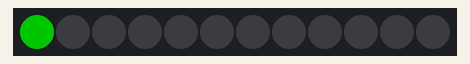
A sketch run on a simulated Arduino Uno, built with avr-gcc and run on an emulated ATmega328P. Shown: 12 RGB LEDs in strip order, left to right. Dim RGB values are drawn brighter than linear.

Above: at 0.05 s.
At 4.99 s:
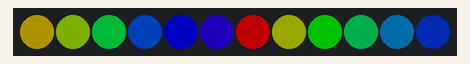
At 9.93 s:
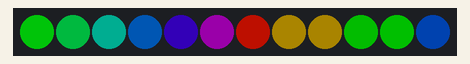
At 19.9 s:
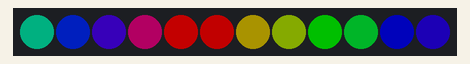
At 29.88 s:
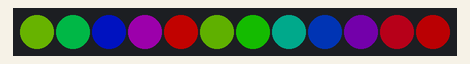
At 39.86 s:
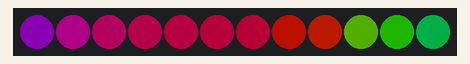

The sketch:

NeoSaverGemmaM0.ino
```cpp
#include <Adafruit_NeoPixel.h>

Adafruit_NeoPixel strip = Adafruit_NeoPixel(12, 1, NEO_GRB + NEO_KHZ800);
byte hue = 0;
byte offset = 4;
byte offset2 = 3;

void setup()
{
  strip.begin();
  strip.setBrightness(96);
  strip.show();
}

void loop()
{
  doTheRainbowDanceRight();
  delay(100);
}

void doTheRainbowDanceLeft()
{
  pushPixelLeft(Wheel(hue));

  hue = (hue + offset) % 0xFF;

  offset = (offset + offset2) % 0x40;
  offset2 = (offset2 + 1) % 0x20;
}

void doTheRainbowDanceRight()
{
  pushPixelRight(Wheel(hue));

  hue = (hue + offset) % 0xFF;

  offset = (offset + offset2) % 0x40;
  offset2 = (offset2 + 1) % 0x20;
}

void pushPixelLeft(uint32_t color)
{
  uint16_t count = strip.numPixels();

  for (uint16_t i = 0; i < count - 1; i++)
  {
    uint32_t c = strip.getPixelColor(i + 1);
    strip.setPixelColor(i, c);
  }

  strip.setPixelColor(count - 1, color);
  strip.show();
}

void pushPixelRight(uint32_t color)
{
  uint16_t count = strip.numPixels();

  for (uint16_t i = 0; i < count - 1; i++)
  {
    int v = count - i - 1;
    uint32_t c = strip.getPixelColor(v - 1);
    strip.setPixelColor(v, c);
  }

  strip.setPixelColor(0, color);
  strip.show();
}

uint32_t Wheel(byte WheelPos)
{
  if (WheelPos < 85)
  {
    return strip.Color(WheelPos * 3, 255 - WheelPos * 3, 0);
  }
  else if (WheelPos < 170)
  {
    WheelPos -= 85;
    return strip.Color(255 - WheelPos * 3, 0, WheelPos * 3);
  }
  else
  {
    WheelPos -= 170;
    return strip.Color(0, WheelPos * 3, 255 - WheelPos * 3);
  }
}

void flashColor(uint32_t color)
{
  for (int x = 0; x < 5; x++)
  {
    for (int i = 0; i < 12; i++)
    {
      strip.setPixelColor(i, color);
    }
    strip.show();
    delay(50);
    for (int i = 0; i < 12; i++)
    {
      strip.setPixelColor(i, 0);
    }
    strip.show();
    delay(50);
  }
}
```
